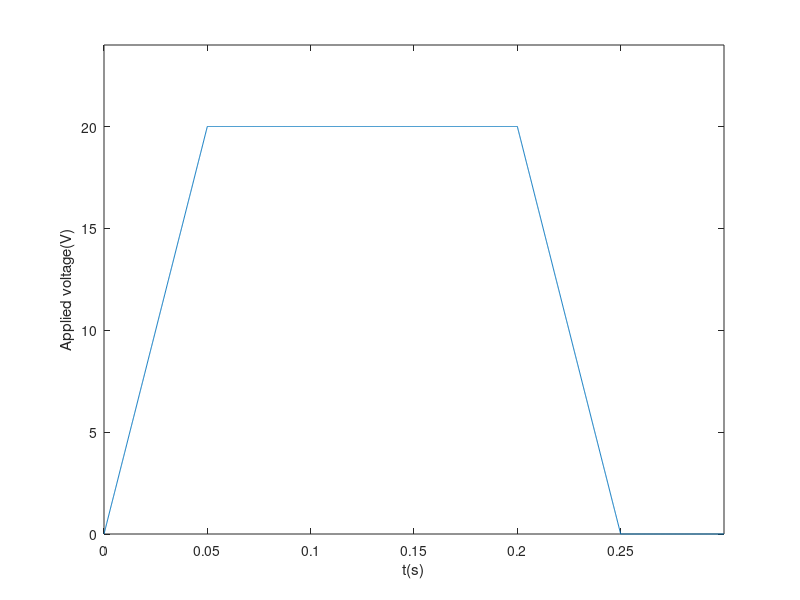
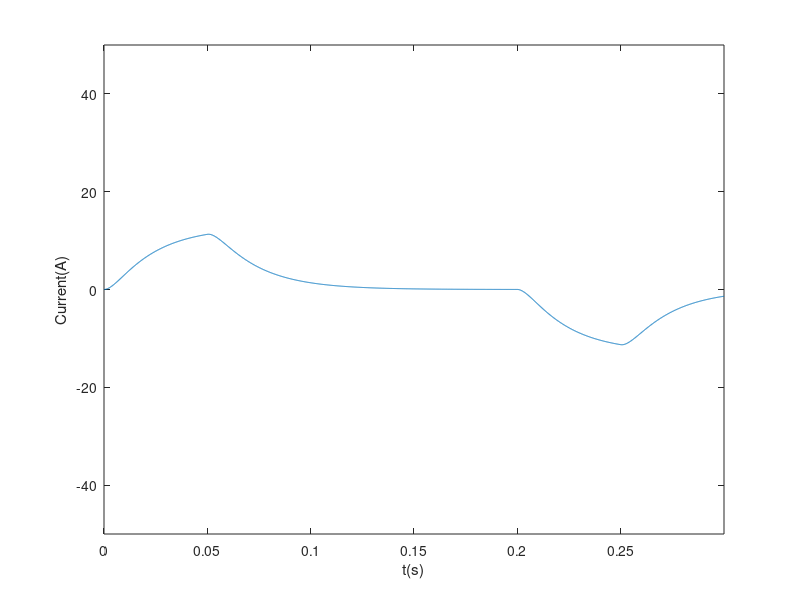
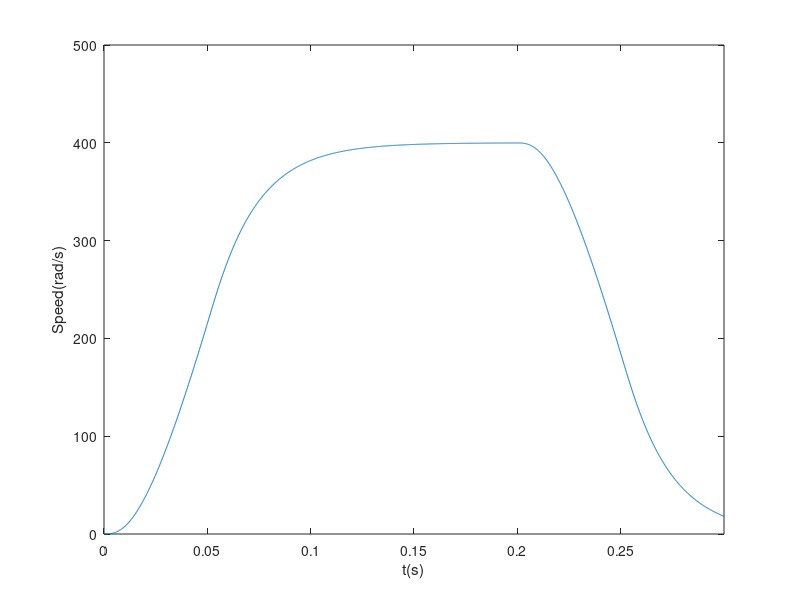

Write the MATLAB code that produced these figures, in order.
R=0.8;L=0.003;c=0;
K_T=0.05;K_e=0.05;J=8e-5;
A=[-R/L,-K_e/L;K_T/J,-c/J];
B=[1/L;0];
C1=[0 1];
C2=[1 0];
D=[0];
sys1=ss(A,B,C1,D);
sys2=ss(A,B,C2,D);
time=0:0.0001:0.3;
k=0;
for t=0:0.0001:0.3
    k=k+1
    if t<0.05
        v(k)=400*t;
    elseif t<=0.2
        v(k)=20;
    elseif t<=0.25
        v(k)=-400*(t-0.2)+20;
    else
        v(k)=0;
    end
end
plot(time,v);
xlabel('t(s)');
ylabel('Applied voltage(V)');
axis([0,0.3,0,24]);
figure
[y,t]=lsim(sys2,v,time);
plot(time,y);
xlabel('t(s)');
ylabel('Current(A)');
axis([0,0.3,-50,50]);
figure
[y,t]=lsim(sys1,v,time);
plot(time,y);
xlabel('t(s)');
ylabel('Speed(rad/s)');
axis([0,0.3,0,500]);
